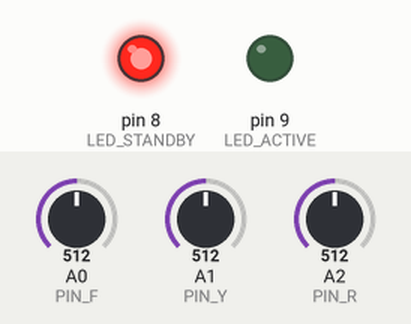
This sketch was run on a simulated Arduino Uno, built with avr-gcc and run on an emulated ATmega328P. On the bench: output pins drawn as LEDs (lit = HIGH). The inputs (shaded band) are chosen by the test bench; at power-on: A0 (PIN_F) = 512, A1 (PIN_Y) = 512, A2 (PIN_R) = 512. What the sketch prints to the serial monitor is not drawn.

Above: at 0.25 s.
Timing chart, 0 to 2.0 s (numbered marks = the images above):
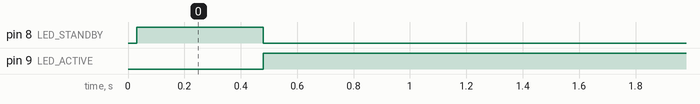

Measured:
- by itself, pin 8 (LED_STANDBY): LOW → HIGH at 0.03 s, → LOW 0.45 s later
- by itself, pin 9 (LED_ACTIVE): LOW → HIGH at 0.48 s

The sketch:

sketch.ino
```cpp
// Kinetic Piezoelectric Extractor - Arduino Uno / Wokwi simulation
// Joystick 1: A0 frequency, A1 base vibration amplitude
// Joystick 2: A2 equivalent electrical load resistance
// This is a mathematical model, NOT a real piezoelectric transducer.

const float M = 0.001;      // effective cantilever mass [kg]
const float C = 50e-9;      // piezoelectric capacitance [F]
const float FN = 60.0;      // assumed natural frequency [Hz]
const float ZM = 0.01;      // mechanical damping ratio
const float ZMAX = 0.03;    // maximum electrical damping ratio
const float CS = 100e-6;   // simulated storage capacitor [F]
const float V_ON = 2.5;     // sensor activation voltage [V]
const float DT = 0.2;      // assumed step [s]; delay() is 200 ms
const float SENSOR_POWER = 200e-6; // simulated sensor load [W]
const int PIN_F = A0;
const int PIN_Y = A1;
const int PIN_R = A2;
const int LED_STANDBY = 8;
const int LED_ACTIVE = 9;
float energy = 0.0;        // simulated capacitor energy [J]

float calcPower(float f, float R, float Y_m) {
  float w = 2.0 * PI * f;
  float wn = 2.0 * PI * FN;
  float r = w / wn;
  float x = w * R * C;
  float ze = 2.0 * ZMAX * x / (1.0 + x * x);
  float z = ZM + ze;
  float den = sqrt(pow(1.0 - r * r, 2) + pow(2.0 * z * r, 2));
  float Z = Y_m * r * r / den;
  return ze * M * wn * pow(w * Z, 2);
}

void setup() {
  Serial.begin(9600);
  pinMode(LED_STANDBY, OUTPUT);
  pinMode(LED_ACTIVE, OUTPUT);
  Serial.println("Kinetic Piezo Extractor - SIMULATED MODEL");
  Serial.println("f_Hz,R_ohm,amp_mm,power_uW,voltage_V,sensor_state");
}

void loop() {
  float f = 1.0 + 299.0 * analogRead(PIN_F) / 1023.0;
  float amp_mm = 0.01 + 0.49 * analogRead(PIN_Y) / 1023.0;
  float Y = amp_mm * 1e-3;
  float R = pow(10.0, 2.0 + 4.0 * analogRead(PIN_R) / 1023.0);
  float P = calcPower(f, R, Y);
  energy += P * DT;
  // Energy in an ideal capacitor. Idealized 5 V voltage clamp.
  float V = sqrt(2.0 * energy / CS);
  if (V > 5.0) {
    V = 5.0;
    energy = 0.5 * CS * V * V;
  }
  bool active = V >= V_ON;
  if (active) {
    energy -= SENSOR_POWER * DT;
    if (energy < 0) energy = 0;
    V = sqrt(2.0 * energy / CS);
  }
  digitalWrite(LED_ACTIVE, active ? HIGH : LOW);
  digitalWrite(LED_STANDBY, active ? LOW : HIGH);
  // A single CSV-style row per time step for easy recording.
  Serial.print(f, 2); Serial.print(",");
  Serial.print(R, 0); Serial.print(",");
  Serial.print(amp_mm, 3); Serial.print(",");
  Serial.print(P * 1e6, 3); Serial.print(",");
  Serial.print(V, 3); Serial.print(",");
  Serial.println(active ? "ACTIVE" : "STANDBY");
  delay(200);
}
```
